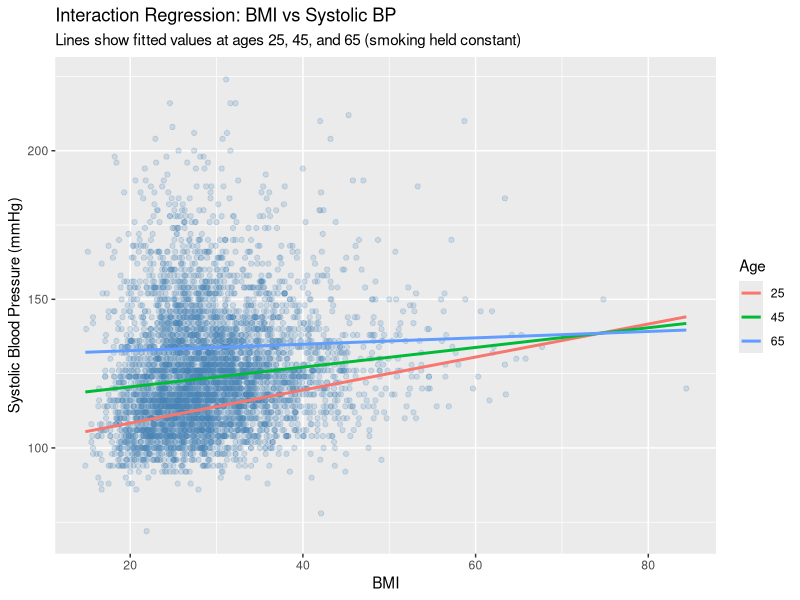

Write the R code that produced this figure.
## ---- chunk 1
library(tidyverse)

df <- read_csv("data/processed/nhanes_clean.csv")
head(df)
## ---- chunk 2
model_interaction <- lm(bp ~ bmi * age + smoking, data = df)
summary(model_interaction)
## ---- chunk 3
bmi_seq <- seq(min(df$bmi), max(df$bmi), length.out = 200)

pred_df <- expand.grid(
  bmi = bmi_seq,
  age = c(25, 45, 65),
  smoking = 0
)

pred_df$bp_hat <- predict(model_interaction, newdata = pred_df)

ggplot(df, aes(x = bmi, y = bp)) +
  geom_point(alpha = 0.2, color = "steelblue") +
  geom_line(data = pred_df, aes(x = bmi, y = bp_hat, color = factor(age)), linewidth = 1) +
  labs(
    title = "Interaction Regression: BMI vs Systolic BP",
    subtitle = "Lines show fitted values at ages 25, 45, and 65 (smoking held constant)",
    x = "BMI",
    y = "Systolic Blood Pressure (mmHg)",
    color = "Age"
  )
